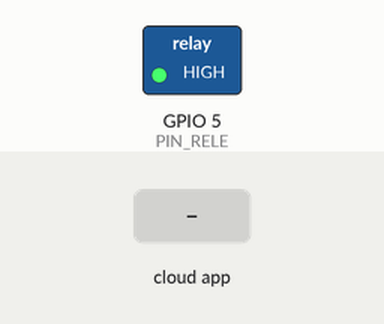
The sketch below on a simulated ESP8266 (NodeMCU). Parts: switched loads named in the sketch (green lamp = pin HIGH). Inputs (shaded band) come from the test bench. WiFi joins after 1.5 s; servers stay silent unless stated; the Firebase database answers and starts empty; what the sketch prints to the serial monitor is not drawn.

Above: at 2.8 s.
2.9 s: the phone or cloud app sets status to ligado
At 3.8 s:
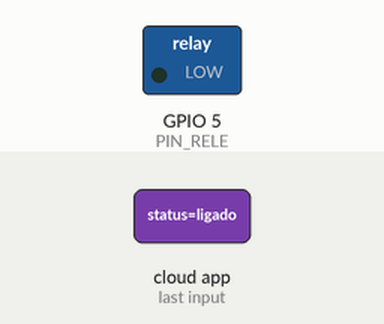
4.4 s: the phone or cloud app sets status to desligado
At 5.5 s:
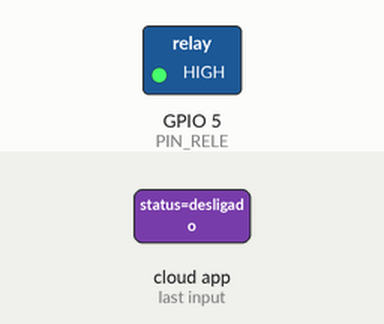
Timing chart, 0 to 7.4 s (numbered marks = the images above; inputs shaded):
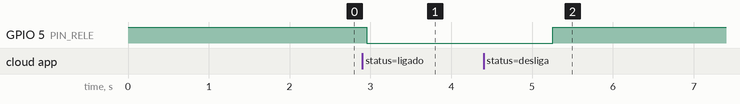

The sketch:

sketch_may9a.ino
```cpp
#include <ESP8266WiFi.h>
#include <FirebaseESP8266.h>

// Wi-Fi
#define WIFI_SSID "brisa-63201"
#define WIFI_PASSWORD "4z08no6d"

// Firebase
#define FIREBASE_HOST "lampada-b9268-default-rtdb.firebaseio.com"
#define FIREBASE_AUTH "AIzaSyD3kW55aQ6SaLyz54CcL5MsTUXuPu5FT_c"

// Relé
#define PIN_RELE 5

FirebaseData firebaseData;
FirebaseConfig config;
FirebaseAuth auth;

int falhasConsecutivas = 0;
const int MAX_FALHAS = 5;

void setup() {
  Serial.begin(115200);
  pinMode(PIN_RELE, OUTPUT);
  digitalWrite(PIN_RELE, HIGH); // Desliga por segurança ao iniciar

  // Conecta ao Wi-Fi
  WiFi.begin(WIFI_SSID, WIFI_PASSWORD);
  Serial.print("Conectando ao Wi-Fi");
  while (WiFi.status() != WL_CONNECTED) {
    delay(500);
    Serial.print(".");
  }
  Serial.println();
  Serial.println("Wi-Fi conectado.");

  // Configuração do Firebase
  config.host = FIREBASE_HOST;
  config.signer.tokens.legacy_token = FIREBASE_AUTH;

  Firebase.begin(&config, &auth);
  Firebase.reconnectWiFi(true);

  // Leitura inicial do estado no Firebase
  if (Firebase.getString(firebaseData, "/luz/status")) {
    String estado = firebaseData.stringData();
    if (estado == "ligado") {
      digitalWrite(PIN_RELE, LOW);
      Serial.println("Estado inicial: Relé LIGADO");
    } else {
      digitalWrite(PIN_RELE, HIGH);
      Serial.println("Estado inicial: Relé DESLIGADO");
    }
  } else {
    digitalWrite(PIN_RELE, HIGH); // Mantém desligado por segurança
    Serial.print("Falha ao ler estado inicial: ");
    Serial.println(firebaseData.errorReason());
  }
}

void loop() {
  // Verifica conexão Wi-Fi
  if (WiFi.status() != WL_CONNECTED) {
    Serial.println("Wi-Fi desconectado. Reconectando...");
    WiFi.begin(WIFI_SSID, WIFI_PASSWORD);
    int tentativas = 0;
    while (WiFi.status() != WL_CONNECTED && tentativas < 10) {
      delay(500);
      Serial.print(".");
      tentativas++;
    }
    if (WiFi.status() != WL_CONNECTED) {
      Serial.println("\nFalha ao reconectar Wi-Fi. Reiniciando...");
      ESP.restart();
    }
    Serial.println("\nWi-Fi reconectado.");
  }

  // Leitura do estado no Firebase
  if (Firebase.getString(firebaseData, "/luz/status")) {
    falhasConsecutivas = 0;
    String estado = firebaseData.stringData();
    Serial.print("Estado recebido: ");
    Serial.println(estado);

    if (estado == "ligado") {
      digitalWrite(PIN_RELE, LOW);
      Serial.println("Relé LIGADO");
    } else if (estado == "desligado") {
      digitalWrite(PIN_RELE, HIGH);
      Serial.println("Relé DESLIGADO");
    } else {
      Serial.println("Comando desconhecido.");
    }
  } else {
    falhasConsecutivas++;
    Serial.print("Erro ao ler /luz/status: ");
    Serial.println(firebaseData.errorReason());

    if (falhasConsecutivas >= MAX_FALHAS) {
      Serial.println("Falhas consecutivas detectadas. Reiniciando...");
      ESP.restart();
    }
  }

  delay(1000); // Aguarda um tempo antes da próxima verificação
}
```

Measured:
- after the input at 2.9 s, GPIO 5 (PIN_RELE): HIGH → LOW after 0.05 s
- after the input at 4.4 s, GPIO 5 (PIN_RELE): LOW → HIGH after 0.85 s
